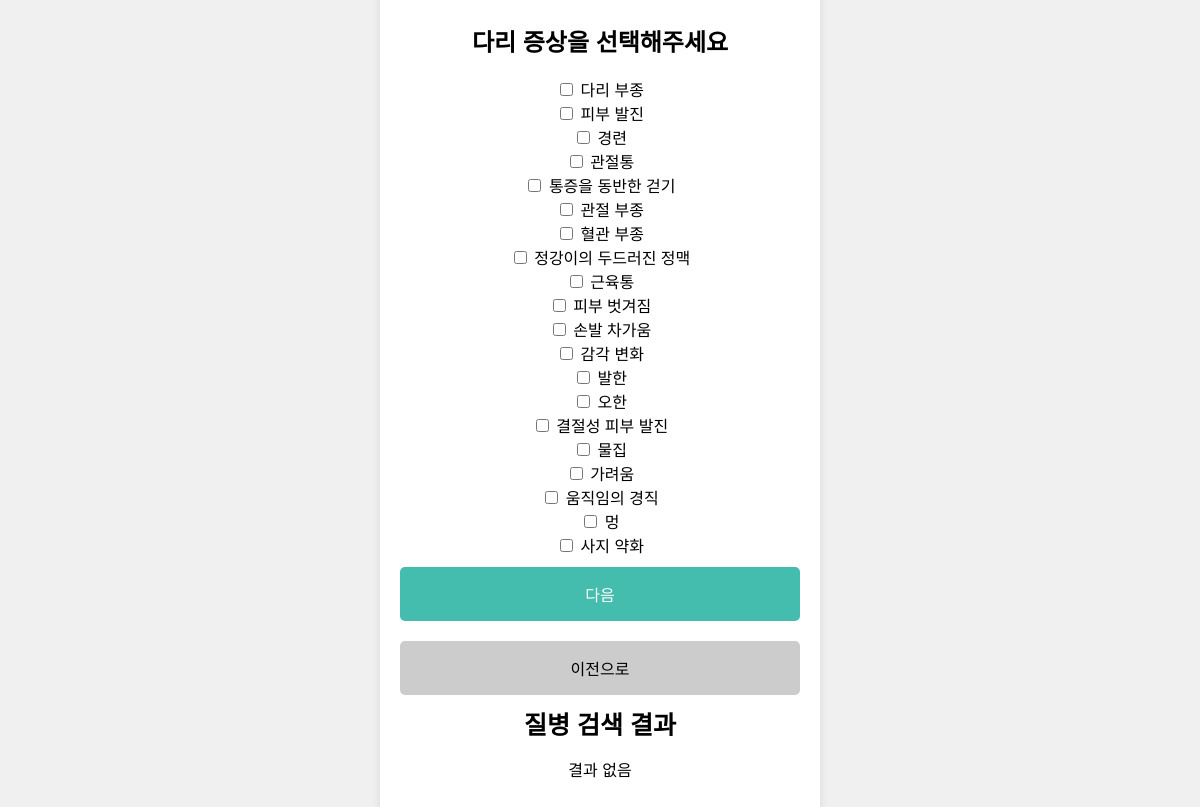
Page /finder/legsearch/ on the committed database.
### finder/models.py (models this page shows, shortened)
class OnlyLegSymptoms(models.Model):
    Symptom = models.CharField(max_length=100)

### finder/views.py (the view, shortened to what this page needs)
# urls.py: path('legsearch/', views.LegSearch.as_view(), name='legsearch'),
class LegSearch(ListView):
    model = Disease
    template_name = 'leghospital.html'
    context_object_name = 'diseases'
    def get_queryset(self):
        symptoms = self.request.GET.getlist('symptoms') # 사용자 입력
        if not symptoms:
            return Disease.objects.none()
    def get_context_data(self, **kwargs):
        context = super().get_context_data(**kwargs)
        context['only_leg_symptoms'] = OnlyLegSymptoms.objects.all()
        context['selected_symptoms'] = self.request.GET.getlist('symptoms')
        return context

### finder/templates/leghospital.html (shortened to what this page needs)
<!DOCTYPE html>
<html lang="en">
<head>
    {% load static %}
    <link rel="stylesheet" href="{% static 'styles.css' %}">
</head>
<body>
    <div class="container">
    <h2>다리 증상을 선택해주세요</h2>
    <form action="{% url 'finder:legsearch' %}" method="get">
        {% for symptom in only_leg_symptoms %}
            <label>
                <input type="checkbox" name="symptoms" value="{{ symptom.Symptom }}"
                       {% if symptom.Symptom in selected_symptoms %} checked {% endif %}>
                {{ symptom.Symptom }}
            </label><br>
        {% endfor %}
        <button type="submit">다음</button>
    </form>
    <button class="prev-button grey-button" onclick="location.href='/finder'">이전으로</button>
    <h1>질병 검색 결과</h1>
    {% if diseases %}
        <ul>
            {% for disease in diseases %}
                <li>{{ disease }} - {{ disease.Hospital }}</li>
            {% endfor %}
        </ul>
    {% else %}
        <p>결과 없음</p>
    {% endif %}
    </div>
</body>
</html>

### templates/styles.css (style rules this page uses)
body { font-family: Arial, sans-serif; margin: 0; padding: 0; display: flex; justify-content: center; align-items: center; height: 100vh; background-color: #f0f0f0; }
.container { text-align: center; background: #fff; padding: 20px; border-radius: 10px; box-shadow: 0 0 10px rgba(0, 0, 0, 0.1); width: 400px; position: relative; }
h1 { margin: 10px 0; font-size: 25px; }
button { width: 100%; padding: 15px; margin-top: 10px; font-size: 16px; border: none; border-radius: 5px; cursor: pointer; }
button { background-color: #44bcae; color: white; }
.grey-button { background-color: #ccc; color: black; }
.prev-button { margin-top: 20px; }

### rows in the picture
OnlyLegSymptoms: Symptom "다리 부종"
OnlyLegSymptoms: Symptom "피부 발진"
OnlyLegSymptoms: Symptom "경련"
OnlyLegSymptoms: Symptom "관절통"
OnlyLegSymptoms: Symptom "통증을 동반한 걷기"
OnlyLegSymptoms: Symptom "관절 부종"
OnlyLegSymptoms: Symptom "혈관 부종"
OnlyLegSymptoms: Symptom "정강이의 두드러진 정맥"
OnlyLegSymptoms: Symptom "근육통"
OnlyLegSymptoms: Symptom "피부 벗겨짐"
OnlyLegSymptoms: Symptom "손발 차가움"
OnlyLegSymptoms: Symptom "감각 변화"
OnlyLegSymptoms: Symptom "발한"
OnlyLegSymptoms: Symptom "오한"
OnlyLegSymptoms: Symptom "결절성 피부 발진"
OnlyLegSymptoms: Symptom "물집"
OnlyLegSymptoms: Symptom "가려움"
OnlyLegSymptoms: Symptom "움직임의 경직"
OnlyLegSymptoms: Symptom "멍"
OnlyLegSymptoms: Symptom "사지 약화"
